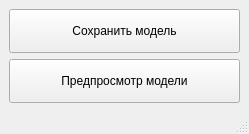
<?xml version="1.0" encoding="UTF-8"?>
<ui version="4.0">
 <class>main_window</class>
 <widget class="QMainWindow" name="main_window">
  <property name="geometry">
   <rect>
    <x>0</x>
    <y>0</y>
    <width>249</width>
    <height>134</height>
   </rect>
  </property>
  <property name="windowTitle">
   <string>Главное окно приложения</string>
  </property>
  <widget class="QWidget" name="centralwidget">
   <layout class="QGridLayout" name="gridLayout">
    <item row="0" column="0">
     <layout class="QVBoxLayout" name="verticalLayout">
      <item>
       <widget class="QPushButton" name="pushButton">
        <property name="sizePolicy">
         <sizepolicy hsizetype="Preferred" vsizetype="Preferred">
          <horstretch>0</horstretch>
          <verstretch>0</verstretch>
         </sizepolicy>
        </property>
        <property name="text">
         <string>Сохранить модель</string>
        </property>
       </widget>
      </item>
      <item>
       <widget class="QPushButton" name="pushButton_2">
        <property name="sizePolicy">
         <sizepolicy hsizetype="Preferred" vsizetype="Preferred">
          <horstretch>0</horstretch>
          <verstretch>0</verstretch>
         </sizepolicy>
        </property>
        <property name="text">
         <string>Предпросмотр модели</string>
        </property>
       </widget>
      </item>
     </layout>
    </item>
   </layout>
  </widget>
  <widget class="QMenuBar" name="menubar">
   <property name="geometry">
    <rect>
     <x>0</x>
     <y>0</y>
     <width>249</width>
     <height>22</height>
    </rect>
   </property>
  </widget>
  <widget class="QStatusBar" name="statusbar"/>
 </widget>
 <resources/>
 <connections/>
</ui>
